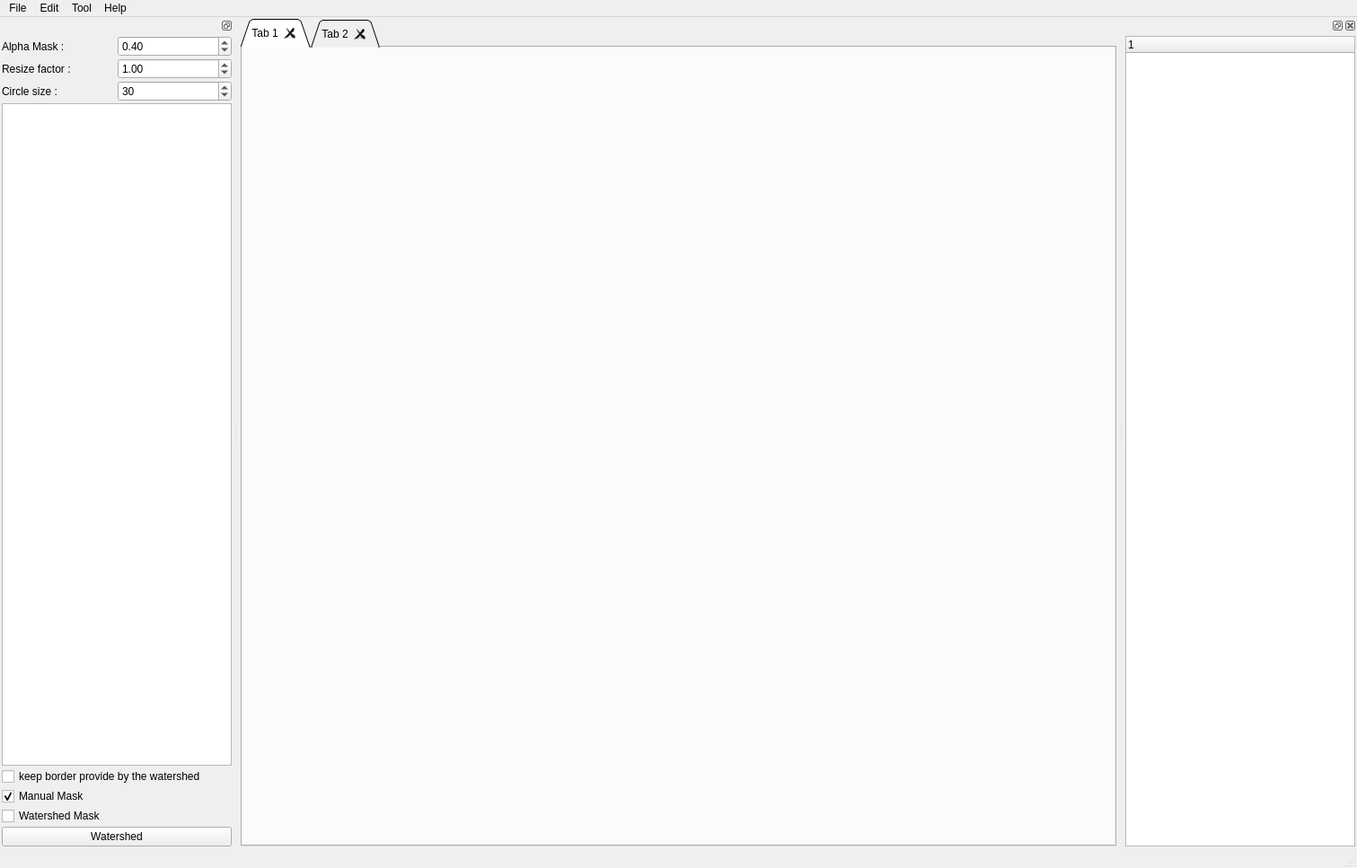
<?xml version="1.0" encoding="UTF-8"?>
<ui version="4.0">
 <class>MainWindow</class>
 <widget class="QMainWindow" name="MainWindow">
  <property name="geometry">
   <rect>
    <x>0</x>
    <y>0</y>
    <width>1511</width>
    <height>967</height>
   </rect>
  </property>
  <property name="windowTitle">
   <string>PixelAnnotationTool</string>
  </property>
  <property name="toolButtonStyle">
   <enum>Qt::ToolButtonIconOnly</enum>
  </property>
  <property name="animated">
   <bool>true</bool>
  </property>
  <property name="documentMode">
   <bool>true</bool>
  </property>
  <property name="dockNestingEnabled">
   <bool>true</bool>
  </property>
  <property name="dockOptions">
   <set>QMainWindow::AllowNestedDocks|QMainWindow::AllowTabbedDocks|QMainWindow::AnimatedDocks|QMainWindow::ForceTabbedDocks|QMainWindow::GroupedDragging|QMainWindow::VerticalTabs</set>
  </property>
  <widget class="QWidget" name="centralwidget">
   <layout class="QGridLayout" name="gridLayout_2">
    <property name="leftMargin">
     <number>2</number>
    </property>
    <property name="topMargin">
     <number>2</number>
    </property>
    <property name="rightMargin">
     <number>2</number>
    </property>
    <property name="bottomMargin">
     <number>2</number>
    </property>
    <property name="spacing">
     <number>2</number>
    </property>
    <item row="0" column="0">
     <widget class="QTabWidget" name="tabWidget">
      <property name="tabShape">
       <enum>QTabWidget::Triangular</enum>
      </property>
      <property name="currentIndex">
       <number>0</number>
      </property>
      <property name="elideMode">
       <enum>Qt::ElideLeft</enum>
      </property>
      <property name="usesScrollButtons">
       <bool>false</bool>
      </property>
      <property name="documentMode">
       <bool>false</bool>
      </property>
      <property name="tabsClosable">
       <bool>true</bool>
      </property>
      <property name="movable">
       <bool>true</bool>
      </property>
      <widget class="QWidget" name="tab">
       <attribute name="title">
        <string>Tab 1</string>
       </attribute>
      </widget>
      <widget class="QWidget" name="tab_2">
       <attribute name="title">
        <string>Tab 2</string>
       </attribute>
      </widget>
     </widget>
    </item>
   </layout>
  </widget>
  <widget class="QMenuBar" name="menubar">
   <property name="geometry">
    <rect>
     <x>0</x>
     <y>0</y>
     <width>1511</width>
     <height>21</height>
    </rect>
   </property>
   <widget class="QMenu" name="menuFile">
    <property name="title">
     <string>File</string>
    </property>
    <addaction name="actionOpenDir"/>
    <addaction name="separator"/>
    <addaction name="actionQuit"/>
   </widget>
   <widget class="QMenu" name="menuEdit">
    <property name="title">
     <string>Edit</string>
    </property>
   </widget>
   <widget class="QMenu" name="menuTool">
    <property name="title">
     <string>Tool</string>
    </property>
    <addaction name="actionOpen_config_file"/>
    <addaction name="actionSave_config_file"/>
    <addaction name="actionClear"/>
   </widget>
   <widget class="QMenu" name="menuHelp">
    <property name="title">
     <string>Help</string>
    </property>
    <addaction name="actionAbout"/>
   </widget>
   <addaction name="menuFile"/>
   <addaction name="menuEdit"/>
   <addaction name="menuTool"/>
   <addaction name="menuHelp"/>
  </widget>
  <widget class="QStatusBar" name="statusbar"/>
  <widget class="QDockWidget" name="dock_label">
   <property name="features">
    <set>QDockWidget::DockWidgetFloatable|QDockWidget::DockWidgetMovable</set>
   </property>
   <attribute name="dockWidgetArea">
    <number>1</number>
   </attribute>
   <widget class="QWidget" name="dockWidgetContents">
    <layout class="QVBoxLayout" name="verticalLayout_2">
     <property name="spacing">
      <number>2</number>
     </property>
     <property name="leftMargin">
      <number>2</number>
     </property>
     <property name="topMargin">
      <number>2</number>
     </property>
     <property name="rightMargin">
      <number>2</number>
     </property>
     <property name="bottomMargin">
      <number>2</number>
     </property>
     <item>
      <layout class="QVBoxLayout" name="verticalLayout">
       <item>
        <layout class="QHBoxLayout" name="horizontalLayout">
         <item>
          <widget class="QLabel" name="label_2">
           <property name="text">
            <string>Alpha Mask :</string>
           </property>
          </widget>
         </item>
         <item>
          <widget class="QDoubleSpinBox" name="spinbox_alpha">
           <property name="maximum">
            <double>1.000000000000000</double>
           </property>
           <property name="singleStep">
            <double>0.010000000000000</double>
           </property>
           <property name="value">
            <double>0.400000000000000</double>
           </property>
          </widget>
         </item>
        </layout>
       </item>
       <item>
        <layout class="QHBoxLayout" name="horizontalLayout_2">
         <item>
          <widget class="QLabel" name="label">
           <property name="text">
            <string>Resize factor : </string>
           </property>
          </widget>
         </item>
         <item>
          <widget class="QDoubleSpinBox" name="spinbox_scale">
           <property name="minimum">
            <double>0.500000000000000</double>
           </property>
           <property name="maximum">
            <double>8.000000000000000</double>
           </property>
           <property name="singleStep">
            <double>0.500000000000000</double>
           </property>
           <property name="value">
            <double>1.000000000000000</double>
           </property>
          </widget>
         </item>
        </layout>
       </item>
       <item>
        <layout class="QHBoxLayout" name="horizontalLayout_3">
         <item>
          <widget class="QLabel" name="label_3">
           <property name="text">
            <string>Circle size :</string>
           </property>
          </widget>
         </item>
         <item>
          <widget class="QSpinBox" name="spinbox_pen_size">
           <property name="minimum">
            <number>0</number>
           </property>
           <property name="singleStep">
            <number>5</number>
           </property>
           <property name="value">
            <number>30</number>
           </property>
          </widget>
         </item>
        </layout>
       </item>
       <item>
        <widget class="QListWidget" name="list_label"/>
       </item>
       <item>
        <widget class="QCheckBox" name="checkbox_border_ws">
         <property name="text">
          <string>keep border provide by the watershed</string>
         </property>
        </widget>
       </item>
       <item>
        <widget class="QCheckBox" name="checkbox_manual_mask">
         <property name="text">
          <string>Manual Mask</string>
         </property>
         <property name="checkable">
          <bool>true</bool>
         </property>
         <property name="checked">
          <bool>true</bool>
         </property>
        </widget>
       </item>
       <item>
        <widget class="QCheckBox" name="checkbox_watershed_mask">
         <property name="text">
          <string>Watershed Mask</string>
         </property>
        </widget>
       </item>
       <item>
        <widget class="QPushButton" name="button_watershed">
         <property name="text">
          <string>Watershed</string>
         </property>
        </widget>
       </item>
      </layout>
     </item>
    </layout>
   </widget>
  </widget>
  <widget class="QDockWidget" name="dockWidget_3">
   <attribute name="dockWidgetArea">
    <number>2</number>
   </attribute>
   <widget class="QWidget" name="dockWidgetContents_3">
    <layout class="QVBoxLayout" name="verticalLayout_3">
     <property name="spacing">
      <number>2</number>
     </property>
     <property name="leftMargin">
      <number>2</number>
     </property>
     <property name="topMargin">
      <number>2</number>
     </property>
     <property name="rightMargin">
      <number>2</number>
     </property>
     <property name="bottomMargin">
      <number>2</number>
     </property>
     <item>
      <widget class="QTreeWidget" name="tree_widget_img">
       <column>
        <property name="text">
         <string notr="true">1</string>
        </property>
       </column>
      </widget>
     </item>
    </layout>
   </widget>
  </widget>
  <action name="actionOpen_Image">
   <property name="text">
    <string>Open image</string>
   </property>
   <property name="shortcut">
    <string>Ctrl+O</string>
   </property>
  </action>
  <action name="actionQuit">
   <property name="text">
    <string>Quit</string>
   </property>
  </action>
  <action name="actionUndo">
   <property name="text">
    <string>Undo</string>
   </property>
  </action>
  <action name="actionRedo">
   <property name="text">
    <string>Redo</string>
   </property>
  </action>
  <action name="actionClear">
   <property name="text">
    <string>Clear mask</string>
   </property>
  </action>
  <action name="actionSave">
   <property name="text">
    <string>Save mask</string>
   </property>
   <property name="shortcut">
    <string>Ctrl+S</string>
   </property>
  </action>
  <action name="actionSave_config_file">
   <property name="text">
    <string>Save config file</string>
   </property>
  </action>
  <action name="actionOpen_config_file">
   <property name="text">
    <string>Open config file</string>
   </property>
  </action>
  <action name="actionOpenDir">
   <property name="text">
    <string>Open directory</string>
   </property>
  </action>
  <action name="actionAbout">
   <property name="text">
    <string>About</string>
   </property>
  </action>
  <action name="actionOpen_jsq">
   <property name="text">
    <string>Open JSQ</string>
   </property>
  </action>
 </widget>
 <resources/>
 <connections>
  <connection>
   <sender>actionQuit</sender>
   <signal>triggered()</signal>
   <receiver>MainWindow</receiver>
   <slot>close()</slot>
   <hints>
    <hint type="sourcelabel">
     <x>-1</x>
     <y>-1</y>
    </hint>
    <hint type="destinationlabel">
     <x>523</x>
     <y>272</y>
    </hint>
   </hints>
  </connection>
 </connections>
</ui>
